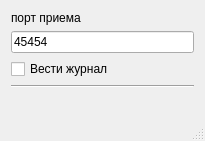
<?xml version="1.0" encoding="UTF-8"?>
<ui version="4.0">
 <class>MainWindow</class>
 <widget class="QMainWindow" name="MainWindow">
  <property name="geometry">
   <rect>
    <x>0</x>
    <y>0</y>
    <width>205</width>
    <height>131</height>
   </rect>
  </property>
  <property name="windowTitle">
   <string>MainWindow</string>
  </property>
  <widget class="QWidget" name="centralWidget">
   <layout class="QGridLayout" name="gridLayout">
    <item row="0" column="0">
     <widget class="QLabel" name="label_3">
      <property name="text">
       <string>порт приема</string>
      </property>
     </widget>
    </item>
    <item row="5" column="0">
     <widget class="QLabel" name="log">
      <property name="text">
       <string/>
      </property>
     </widget>
    </item>
    <item row="2" column="0">
     <widget class="QCheckBox" name="cbLog">
      <property name="text">
       <string>Вести журнал</string>
      </property>
     </widget>
    </item>
    <item row="4" column="0">
     <widget class="Line" name="line">
      <property name="orientation">
       <enum>Qt::Horizontal</enum>
      </property>
     </widget>
    </item>
    <item row="1" column="0">
     <widget class="QLineEdit" name="leRecPort">
      <property name="text">
       <string>45454</string>
      </property>
     </widget>
    </item>
   </layout>
  </widget>
  <widget class="QStatusBar" name="statusBar"/>
  <action name="aSendAfterRec">
   <property name="checkable">
    <bool>true</bool>
   </property>
   <property name="checked">
    <bool>true</bool>
   </property>
   <property name="text">
    <string>посылать только после приема</string>
   </property>
  </action>
  <action name="actionLog">
   <property name="checkable">
    <bool>true</bool>
   </property>
   <property name="text">
    <string>Вести лог</string>
   </property>
  </action>
 </widget>
 <layoutdefault spacing="6" margin="11"/>
 <resources/>
 <connections/>
</ui>
